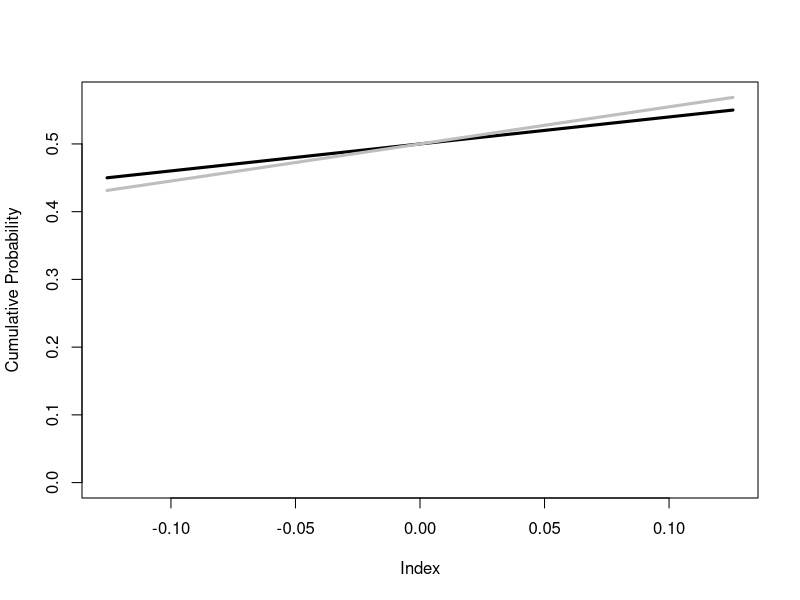

Recreate this plot in R.

# Probit vs logit pdf comparison.


# Compare to estimates.
# > summary(predict(probit_model_1, type = 'response'))
#      Min.   1st Qu.    Median      Mean   3rd Qu.      Max.
# 3.454e-05 6.149e-04 1.141e-03 1.312e-03 1.795e-03 4.992e-03
# > summary(qnorm(predict(probit_model_1, type = 'response')))
#   Min. 1st Qu.  Median    Mean 3rd Qu.    Max.
# -3.979  -3.232  -3.051  -3.084  -2.912  -2.576


# Set range of probabilities.
prob_min <- 4*10^(-5)
prob_max <- 5*10^(-3)
#
prob_min <- 0.45
prob_max <- 0.55


# Calculate the range for the single index.
# Use the probit as the benchmark.
x_beta_min <- qnorm(p = prob_min)
x_beta_max <- qnorm(p = prob_max)
x_beta_len <- 500
x_beta_grid <- seq(x_beta_min, x_beta_max, length.out = x_beta_len)


# Calculate the normal CDFs.
probit_cdf <- pnorm(q = x_beta_grid)

# Calculate the logit CDF.
logit_scale_factor <- 2.2
logit_cdf <- exp(logit_scale_factor*x_beta_grid)
logit_cdf <- logit_cdf/(1 + logit_cdf)


# Plot the CDFs together to compare.
plot(NA,
     xlim = c(min(x_beta_grid), max(x_beta_grid)),
     ylim = c(0, max(c(probit_cdf, logit_cdf))),
     xlab = 'Index',
     ylab = 'Cumulative Probability')
lines(x_beta_grid, probit_cdf,
      lwd = 3,
      col = 'black')
lines(x_beta_grid, logit_cdf,
      lwd = 3,
      col = 'grey')





# End.